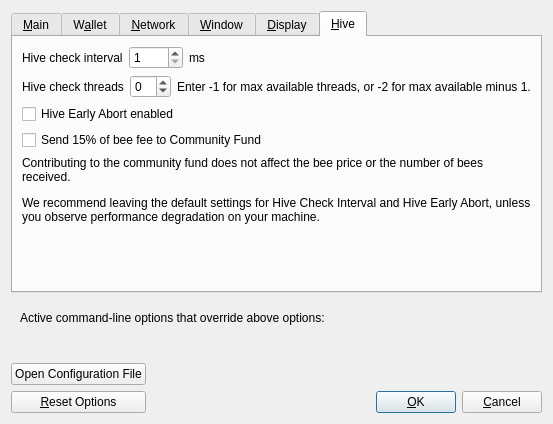
<?xml version="1.0" encoding="UTF-8"?>
<ui version="4.0">
 <class>OptionsDialog</class>
 <widget class="QDialog" name="OptionsDialog">
  <property name="geometry">
   <rect>
    <x>0</x>
    <y>0</y>
    <width>527</width>
    <height>424</height>
   </rect>
  </property>
  <property name="windowTitle">
   <string>Options</string>
  </property>
  <property name="modal">
   <bool>true</bool>
  </property>
  <layout class="QVBoxLayout" name="verticalLayout">
   <item>
    <widget class="QTabWidget" name="tabWidget">
     <property name="currentIndex">
      <number>5</number>
     </property>
     <widget class="QWidget" name="tabMain">
      <attribute name="title">
       <string>&amp;Main</string>
      </attribute>
      <layout class="QVBoxLayout" name="verticalLayout_Main">
       <item>
        <widget class="QCheckBox" name="bitcoinAtStartup">
         <property name="toolTip">
          <string>Automatically start %1 after logging in to the system.</string>
         </property>
         <property name="text">
          <string>&amp;Start %1 on system login</string>
         </property>
        </widget>
       </item>
       <item>
        <layout class="QHBoxLayout" name="horizontalLayout_2_Main">
         <item>
          <widget class="QLabel" name="databaseCacheLabel">
           <property name="text">
            <string>Size of &amp;database cache</string>
           </property>
           <property name="textFormat">
            <enum>Qt::PlainText</enum>
           </property>
           <property name="buddy">
            <cstring>databaseCache</cstring>
           </property>
          </widget>
         </item>
         <item>
          <widget class="QSpinBox" name="databaseCache"/>
         </item>
         <item>
          <widget class="QLabel" name="databaseCacheUnitLabel">
           <property name="text">
            <string>MB</string>
           </property>
           <property name="textFormat">
            <enum>Qt::PlainText</enum>
           </property>
          </widget>
         </item>
         <item>
          <spacer name="horizontalSpacer_2_Main">
           <property name="orientation">
            <enum>Qt::Horizontal</enum>
           </property>
           <property name="sizeHint" stdset="0">
            <size>
             <width>40</width>
             <height>20</height>
            </size>
           </property>
          </spacer>
         </item>
        </layout>
       </item>
       <item>
        <layout class="QHBoxLayout" name="horizontalLayout_3_Main">
         <item>
          <widget class="QLabel" name="threadsScriptVerifLabel">
           <property name="text">
            <string>Number of script &amp;verification threads</string>
           </property>
           <property name="textFormat">
            <enum>Qt::PlainText</enum>
           </property>
           <property name="buddy">
            <cstring>threadsScriptVerif</cstring>
           </property>
          </widget>
         </item>
         <item>
          <widget class="QSpinBox" name="threadsScriptVerif">
           <property name="toolTip">
            <string>(0 = auto, &lt;0 = leave that many cores free)</string>
           </property>
          </widget>
         </item>
         <item>
          <spacer name="horizontalSpacer_3_Main">
           <property name="orientation">
            <enum>Qt::Horizontal</enum>
           </property>
           <property name="sizeHint" stdset="0">
            <size>
             <width>40</width>
             <height>20</height>
            </size>
           </property>
          </spacer>
         </item>
        </layout>
       </item>
       <item>
        <spacer name="verticalSpacer_Main">
         <property name="orientation">
          <enum>Qt::Vertical</enum>
         </property>
         <property name="sizeHint" stdset="0">
          <size>
           <width>20</width>
           <height>40</height>
          </size>
         </property>
        </spacer>
       </item>
      </layout>
     </widget>
     <widget class="QWidget" name="tabWallet">
      <attribute name="title">
       <string>W&amp;allet</string>
      </attribute>
      <layout class="QVBoxLayout" name="verticalLayout_Wallet">
       <item>
        <widget class="QGroupBox" name="groupBox">
         <property name="title">
          <string>Expert</string>
         </property>
         <layout class="QVBoxLayout" name="verticalLayout_2">
          <item>
           <widget class="QCheckBox" name="coinControlFeatures">
            <property name="toolTip">
             <string>Whether to show coin control features or not.</string>
            </property>
            <property name="text">
             <string>Enable coin &amp;control features</string>
            </property>
           </widget>
          </item>
          <item>
           <widget class="QCheckBox" name="spendZeroConfChange">
            <property name="toolTip">
             <string>If you disable the spending of unconfirmed change, the change from a transaction cannot be used until that transaction has at least one confirmation. This also affects how your balance is computed.</string>
            </property>
            <property name="text">
             <string>&amp;Spend unconfirmed change</string>
            </property>
           </widget>
          </item>
         </layout>
        </widget>
       </item>
       <item>
        <spacer name="verticalSpacer_Wallet">
         <property name="orientation">
          <enum>Qt::Vertical</enum>
         </property>
         <property name="sizeHint" stdset="0">
          <size>
           <width>20</width>
           <height>40</height>
          </size>
         </property>
        </spacer>
       </item>
      </layout>
     </widget>
     <widget class="QWidget" name="tabNetwork">
      <attribute name="title">
       <string>&amp;Network</string>
      </attribute>
      <layout class="QVBoxLayout" name="verticalLayout_Network">
       <item>
        <widget class="QCheckBox" name="mapPortUpnp">
         <property name="toolTip">
          <string>Automatically open the PlexHive client port on the router. This only works when your router supports UPnP and it is enabled.</string>
         </property>
         <property name="text">
          <string>Map port using &amp;UPnP</string>
         </property>
        </widget>
       </item>
       <item>
        <widget class="QCheckBox" name="allowIncoming">
         <property name="toolTip">
          <string>Accept connections from outside.</string>
         </property>
         <property name="text">
          <string>Allow incomin&amp;g connections</string>
         </property>
        </widget>
       </item>
       <item>
        <widget class="QCheckBox" name="connectSocks">
         <property name="toolTip">
          <string>Connect to the PlexHive network through a SOCKS5 proxy.</string>
         </property>
         <property name="text">
          <string>&amp;Connect through SOCKS5 proxy (default proxy):</string>
         </property>
        </widget>
       </item>
       <item>
        <layout class="QHBoxLayout" name="horizontalLayout_1_Network">
         <item>
          <widget class="QLabel" name="proxyIpLabel">
           <property name="text">
            <string>Proxy &amp;IP:</string>
           </property>
           <property name="textFormat">
            <enum>Qt::PlainText</enum>
           </property>
           <property name="buddy">
            <cstring>proxyIp</cstring>
           </property>
          </widget>
         </item>
         <item>
          <widget class="QValidatedLineEdit" name="proxyIp">
           <property name="minimumSize">
            <size>
             <width>140</width>
             <height>0</height>
            </size>
           </property>
           <property name="maximumSize">
            <size>
             <width>140</width>
             <height>16777215</height>
            </size>
           </property>
           <property name="toolTip">
            <string>IP address of the proxy (e.g. IPv4: 127.0.0.1 / IPv6: ::1)</string>
           </property>
          </widget>
         </item>
         <item>
          <widget class="QLabel" name="proxyPortLabel">
           <property name="text">
            <string>&amp;Port:</string>
           </property>
           <property name="textFormat">
            <enum>Qt::PlainText</enum>
           </property>
           <property name="buddy">
            <cstring>proxyPort</cstring>
           </property>
          </widget>
         </item>
         <item>
          <widget class="QLineEdit" name="proxyPort">
           <property name="minimumSize">
            <size>
             <width>55</width>
             <height>0</height>
            </size>
           </property>
           <property name="maximumSize">
            <size>
             <width>55</width>
             <height>16777215</height>
            </size>
           </property>
           <property name="toolTip">
            <string>Port of the proxy (e.g. 9050)</string>
           </property>
          </widget>
         </item>
         <item>
          <spacer name="horizontalSpacer_1_Network">
           <property name="orientation">
            <enum>Qt::Horizontal</enum>
           </property>
           <property name="sizeHint" stdset="0">
            <size>
             <width>40</width>
             <height>20</height>
            </size>
           </property>
          </spacer>
         </item>
        </layout>
       </item>
       <item>
        <layout class="QHBoxLayout" name="horizontalLayout_2_Network">
         <item>
          <widget class="QLabel" name="proxyActiveNets">
           <property name="text">
            <string>Used for reaching peers via:</string>
           </property>
           <property name="textFormat">
            <enum>Qt::PlainText</enum>
           </property>
          </widget>
         </item>
         <item>
          <widget class="QCheckBox" name="proxyReachIPv4">
           <property name="enabled">
            <bool>false</bool>
           </property>
           <property name="toolTip">
            <string>Shows if the supplied default SOCKS5 proxy is used to reach peers via this network type.</string>
           </property>
           <property name="text">
            <string/>
           </property>
          </widget>
         </item>
         <item>
          <widget class="QLabel" name="proxyReachIPv4Label">
           <property name="text">
            <string>IPv4</string>
           </property>
           <property name="textFormat">
            <enum>Qt::PlainText</enum>
           </property>
          </widget>
         </item>
         <item>
          <widget class="QCheckBox" name="proxyReachIPv6">
           <property name="enabled">
            <bool>false</bool>
           </property>
           <property name="toolTip">
            <string>Shows if the supplied default SOCKS5 proxy is used to reach peers via this network type.</string>
           </property>
           <property name="text">
            <string/>
           </property>
          </widget>
         </item>
         <item>
          <widget class="QLabel" name="proxyReachIPv6Label">
           <property name="text">
            <string>IPv6</string>
           </property>
           <property name="textFormat">
            <enum>Qt::PlainText</enum>
           </property>
          </widget>
         </item>
         <item>
          <widget class="QCheckBox" name="proxyReachTor">
           <property name="enabled">
            <bool>false</bool>
           </property>
           <property name="toolTip">
            <string>Shows if the supplied default SOCKS5 proxy is used to reach peers via this network type.</string>
           </property>
           <property name="text">
            <string/>
           </property>
          </widget>
         </item>
         <item>
          <widget class="QLabel" name="proxyReachTorLabel">
           <property name="text">
            <string>Tor</string>
           </property>
           <property name="textFormat">
            <enum>Qt::PlainText</enum>
           </property>
          </widget>
         </item>
         <item>
          <spacer name="horizontalSpacer_2_Network">
           <property name="orientation">
            <enum>Qt::Horizontal</enum>
           </property>
           <property name="sizeHint" stdset="0">
            <size>
             <width>40</width>
             <height>20</height>
            </size>
           </property>
          </spacer>
         </item>
        </layout>
       </item>
       <item>
        <widget class="QCheckBox" name="connectSocksTor">
         <property name="toolTip">
          <string>Connect to the PlexHive network through a separate SOCKS5 proxy for Tor hidden services.</string>
         </property>
         <property name="text">
          <string>Use separate SOCKS&amp;5 proxy to reach peers via Tor hidden services:</string>
         </property>
        </widget>
       </item>
       <item>
        <layout class="QHBoxLayout" name="horizontalLayout_3_Network">
         <item>
          <widget class="QLabel" name="proxyIpTorLabel">
           <property name="text">
            <string>Proxy &amp;IP:</string>
           </property>
           <property name="textFormat">
            <enum>Qt::PlainText</enum>
           </property>
           <property name="buddy">
            <cstring>proxyIpTor</cstring>
           </property>
          </widget>
         </item>
         <item>
          <widget class="QValidatedLineEdit" name="proxyIpTor">
           <property name="minimumSize">
            <size>
             <width>140</width>
             <height>0</height>
            </size>
           </property>
           <property name="maximumSize">
            <size>
             <width>140</width>
             <height>16777215</height>
            </size>
           </property>
           <property name="toolTip">
            <string>IP address of the proxy (e.g. IPv4: 127.0.0.1 / IPv6: ::1)</string>
           </property>
          </widget>
         </item>
         <item>
          <widget class="QLabel" name="proxyPortTorLabel">
           <property name="text">
            <string>&amp;Port:</string>
           </property>
           <property name="textFormat">
            <enum>Qt::PlainText</enum>
           </property>
           <property name="buddy">
            <cstring>proxyPortTor</cstring>
           </property>
          </widget>
         </item>
         <item>
          <widget class="QLineEdit" name="proxyPortTor">
           <property name="minimumSize">
            <size>
             <width>55</width>
             <height>0</height>
            </size>
           </property>
           <property name="maximumSize">
            <size>
             <width>55</width>
             <height>16777215</height>
            </size>
           </property>
           <property name="toolTip">
            <string>Port of the proxy (e.g. 9050)</string>
           </property>
          </widget>
         </item>
         <item>
          <spacer name="horizontalSpacer_4_Network">
           <property name="orientation">
            <enum>Qt::Horizontal</enum>
           </property>
           <property name="sizeHint" stdset="0">
            <size>
             <width>40</width>
             <height>20</height>
            </size>
           </property>
          </spacer>
         </item>
        </layout>
       </item>
       <item>
        <spacer name="verticalSpacer_Network">
         <property name="orientation">
          <enum>Qt::Vertical</enum>
         </property>
         <property name="sizeHint" stdset="0">
          <size>
           <width>20</width>
           <height>40</height>
          </size>
         </property>
        </spacer>
       </item>
      </layout>
     </widget>
     <widget class="QWidget" name="tabWindow">
      <attribute name="title">
       <string>&amp;Window</string>
      </attribute>
      <layout class="QVBoxLayout" name="verticalLayout_Window">
       <item>
        <widget class="QCheckBox" name="hideTrayIcon">
         <property name="toolTip">
          <string>Hide the icon from the system tray.</string>
         </property>
         <property name="text">
          <string>&amp;Hide tray icon</string>
         </property>
        </widget>
       </item>
       <item>
        <widget class="QCheckBox" name="minimizeToTray">
         <property name="toolTip">
          <string>Show only a tray icon after minimizing the window.</string>
         </property>
         <property name="text">
          <string>&amp;Minimize to the tray instead of the taskbar</string>
         </property>
        </widget>
       </item>
       <item>
        <widget class="QCheckBox" name="minimizeOnClose">
         <property name="toolTip">
          <string>Minimize instead of exit the application when the window is closed. When this option is enabled, the application will be closed only after selecting Exit in the menu.</string>
         </property>
         <property name="text">
          <string>M&amp;inimize on close</string>
         </property>
        </widget>
       </item>
       <item>
        <spacer name="verticalSpacer_Window">
         <property name="orientation">
          <enum>Qt::Vertical</enum>
         </property>
         <property name="sizeHint" stdset="0">
          <size>
           <width>20</width>
           <height>40</height>
          </size>
         </property>
        </spacer>
       </item>
      </layout>
     </widget>
     <widget class="QWidget" name="tabDisplay">
      <attribute name="title">
       <string>&amp;Display</string>
      </attribute>
      <layout class="QVBoxLayout" name="verticalLayout_Display">
       <item>
        <layout class="QHBoxLayout" name="horizontalLayout_1_Display">
         <item>
          <widget class="QLabel" name="langLabel">
           <property name="text">
            <string>User Interface &amp;language:</string>
           </property>
           <property name="textFormat">
            <enum>Qt::PlainText</enum>
           </property>
           <property name="buddy">
            <cstring>lang</cstring>
           </property>
          </widget>
         </item>
         <item>
          <widget class="QValueComboBox" name="lang">
           <property name="toolTip">
            <string>The user interface language can be set here. This setting will take effect after restarting %1.</string>
           </property>
          </widget>
         </item>
        </layout>
       </item>
       <item>
        <layout class="QHBoxLayout" name="horizontalLayout_2_Display">
         <item>
          <widget class="QLabel" name="unitLabel">
           <property name="text">
            <string>&amp;Unit to show amounts in:</string>
           </property>
           <property name="textFormat">
            <enum>Qt::PlainText</enum>
           </property>
           <property name="buddy">
            <cstring>unit</cstring>
           </property>
          </widget>
         </item>
         <item>
          <widget class="QValueComboBox" name="unit">
           <property name="toolTip">
            <string>Choose the default subdivision unit to show in the interface and when sending coins.</string>
           </property>
          </widget>
         </item>
        </layout>
       </item>
       <item>
        <layout class="QHBoxLayout" name="horizontalLayout_3_Display">
         <item>
          <widget class="QLabel" name="thirdPartyTxUrlsLabel">
           <property name="toolTip">
            <string>Third party URLs (e.g. a block explorer) that appear in the transactions tab as context menu items. %s in the URL is replaced by transaction hash. Multiple URLs are separated by vertical bar |.</string>
           </property>
           <property name="text">
            <string>&amp;Third party transaction URLs</string>
           </property>
           <property name="buddy">
            <cstring>thirdPartyTxUrls</cstring>
           </property>
          </widget>
         </item>
         <item>
          <widget class="QLineEdit" name="thirdPartyTxUrls">
           <property name="toolTip">
            <string>Third party URLs (e.g. a block explorer) that appear in the transactions tab as context menu items. %s in the URL is replaced by transaction hash. Multiple URLs are separated by vertical bar |.</string>
           </property>
          </widget>
         </item>
        </layout>
       </item>
       <item>
        <spacer name="verticalSpacer_Display">
         <property name="orientation">
          <enum>Qt::Vertical</enum>
         </property>
         <property name="sizeHint" stdset="0">
          <size>
           <width>20</width>
           <height>40</height>
          </size>
         </property>
        </spacer>
       </item>
      </layout>
     </widget>
     <widget class="QWidget" name="tabHive">
      <attribute name="title">
       <string>&amp;Hive</string>
      </attribute>
      <layout class="QVBoxLayout" name="verticalLayout_3">
       <item>
        <layout class="QHBoxLayout" name="horizontalLayout_1_Hive">
         <item>
          <widget class="QLabel" name="label">
           <property name="text">
            <string>Hive check interval</string>
           </property>
          </widget>
         </item>
         <item>
          <widget class="QSpinBox" name="hiveCheckDelay">
           <property name="minimum">
            <number>1</number>
           </property>
           <property name="maximum">
            <number>1000</number>
           </property>
          </widget>
         </item>
         <item>
          <widget class="QLabel" name="label_2">
           <property name="text">
            <string>ms</string>
           </property>
          </widget>
         </item>
         <item>
          <spacer name="horizontalSpacer">
           <property name="orientation">
            <enum>Qt::Horizontal</enum>
           </property>
           <property name="sizeHint" stdset="0">
            <size>
             <width>40</width>
             <height>20</height>
            </size>
           </property>
          </spacer>
         </item>
        </layout>
       </item>
       <item>
        <layout class="QHBoxLayout" name="horizontalLayout_1_Hive_2">
         <item>
          <widget class="QLabel" name="label_3">
           <property name="text">
            <string>Hive check threads</string>
           </property>
          </widget>
         </item>
         <item>
          <widget class="QSpinBox" name="hiveCheckThreads">
           <property name="minimum">
            <number>-2</number>
           </property>
          </widget>
         </item>
         <item>
          <widget class="QLabel" name="label_4">
           <property name="text">
            <string>Enter -1 for max available threads, or -2 for max available minus 1.</string>
           </property>
          </widget>
         </item>
         <item>
          <spacer name="horizontalSpacer_3">
           <property name="orientation">
            <enum>Qt::Horizontal</enum>
           </property>
           <property name="sizeHint" stdset="0">
            <size>
             <width>40</width>
             <height>20</height>
            </size>
           </property>
          </spacer>
         </item>
        </layout>
       </item>
       <item>
        <layout class="QHBoxLayout" name="horizontalLayout_1_Hive_3">
         <item>
          <widget class="QCheckBox" name="hiveCheckEarlyOut">
           <property name="text">
            <string>Hive Early Abort enabled</string>
           </property>
          </widget>
         </item>
         <item>
          <spacer name="horizontalSpacer_4">
           <property name="orientation">
            <enum>Qt::Horizontal</enum>
           </property>
           <property name="sizeHint" stdset="0">
            <size>
             <width>40</width>
             <height>20</height>
            </size>
           </property>
          </spacer>
         </item>
        </layout>
       </item>
       <item>
        <layout class="QHBoxLayout" name="horizontalLayout_1_Hive_4">
         <item>
          <widget class="QCheckBox" name="hiveContribCF">
           <property name="text">
            <string>Send 15% of bee fee to Community Fund</string>
           </property>
          </widget>
         </item>
         <item>
          <spacer name="horizontalSpacer_5">
           <property name="orientation">
            <enum>Qt::Horizontal</enum>
           </property>
           <property name="sizeHint" stdset="0">
            <size>
             <width>40</width>
             <height>20</height>
            </size>
           </property>
          </spacer>
         </item>
        </layout>
       </item>
       <item>
        <widget class="QLabel" name="label_5">
         <property name="text">
          <string>&lt;html&gt;&lt;head/&gt;&lt;body&gt;&lt;p&gt;Contributing to the community fund does not affect the bee price or the number of bees received.&lt;/p&gt;&lt;p&gt;We recommend leaving the default settings for Hive Check Interval and Hive Early Abort, unless you observe performance degradation on your machine.&lt;/p&gt;&lt;/body&gt;&lt;/html&gt;</string>
         </property>
         <property name="wordWrap">
          <bool>true</bool>
         </property>
        </widget>
       </item>
       <item>
        <spacer name="verticalSpacer_2">
         <property name="orientation">
          <enum>Qt::Vertical</enum>
         </property>
         <property name="sizeHint" stdset="0">
          <size>
           <width>20</width>
           <height>180</height>
          </size>
         </property>
        </spacer>
       </item>
      </layout>
     </widget>
    </widget>
   </item>
   <item>
    <widget class="QFrame" name="frame">
     <layout class="QVBoxLayout" name="verticalLayout_Bottom">
      <item>
       <layout class="QHBoxLayout" name="horizontalLayout_Bottom">
        <item>
         <widget class="QLabel" name="overriddenByCommandLineInfoLabel">
          <property name="text">
           <string>Active command-line options that override above options:</string>
          </property>
          <property name="textFormat">
           <enum>Qt::PlainText</enum>
          </property>
         </widget>
        </item>
        <item>
         <spacer name="horizontalSpacer_Bottom">
          <property name="orientation">
           <enum>Qt::Horizontal</enum>
          </property>
          <property name="sizeHint" stdset="0">
           <size>
            <width>40</width>
            <height>20</height>
           </size>
          </property>
         </spacer>
        </item>
       </layout>
      </item>
      <item>
       <widget class="QLabel" name="overriddenByCommandLineLabel">
        <property name="text">
         <string/>
        </property>
        <property name="textFormat">
         <enum>Qt::PlainText</enum>
        </property>
        <property name="wordWrap">
         <bool>true</bool>
        </property>
       </widget>
      </item>
     </layout>
    </widget>
   </item>
   <item>
    <layout class="QHBoxLayout" name="horizontalLayout_Buttons">
     <item>
      <layout class="QVBoxLayout" name="verticalLayout_Buttons">
       <item>
        <widget class="QPushButton" name="openBitcoinConfButton">
         <property name="toolTip">
          <string>Open the %1 configuration file from the working directory.</string>
         </property>
         <property name="text">
          <string>Open Configuration File</string>
         </property>
         <property name="autoDefault">
          <bool>false</bool>
         </property>
        </widget>
       </item>
       <item>
        <widget class="QPushButton" name="resetButton">
         <property name="toolTip">
          <string>Reset all client options to default.</string>
         </property>
         <property name="text">
          <string>&amp;Reset Options</string>
         </property>
         <property name="autoDefault">
          <bool>false</bool>
         </property>
        </widget>
       </item>
      </layout>
     </item>
     <item>
      <spacer name="horizontalSpacer_1">
       <property name="orientation">
        <enum>Qt::Horizontal</enum>
       </property>
       <property name="sizeHint" stdset="0">
        <size>
         <width>40</width>
         <height>48</height>
        </size>
       </property>
      </spacer>
     </item>
     <item>
      <widget class="QLabel" name="statusLabel">
       <property name="minimumSize">
        <size>
         <width>200</width>
         <height>0</height>
        </size>
       </property>
       <property name="font">
        <font>
         <weight>75</weight>
         <bold>true</bold>
        </font>
       </property>
       <property name="text">
        <string/>
       </property>
       <property name="textFormat">
        <enum>Qt::PlainText</enum>
       </property>
       <property name="wordWrap">
        <bool>true</bool>
       </property>
      </widget>
     </item>
     <item>
      <spacer name="horizontalSpacer_2">
       <property name="orientation">
        <enum>Qt::Horizontal</enum>
       </property>
       <property name="sizeHint" stdset="0">
        <size>
         <width>40</width>
         <height>48</height>
        </size>
       </property>
      </spacer>
     </item>
     <item>
      <layout class="QVBoxLayout" name="verticalLayout_4">
       <item>
        <spacer name="verticalSpacer">
         <property name="orientation">
          <enum>Qt::Vertical</enum>
         </property>
         <property name="sizeHint" stdset="0">
          <size>
           <width>20</width>
           <height>40</height>
          </size>
         </property>
        </spacer>
       </item>
       <item>
        <layout class="QHBoxLayout" name="horizontalLayout">
         <item>
          <widget class="QPushButton" name="okButton">
           <property name="text">
            <string>&amp;OK</string>
           </property>
           <property name="autoDefault">
            <bool>false</bool>
           </property>
           <property name="default">
            <bool>true</bool>
           </property>
          </widget>
         </item>
         <item>
          <widget class="QPushButton" name="cancelButton">
           <property name="text">
            <string>&amp;Cancel</string>
           </property>
           <property name="autoDefault">
            <bool>false</bool>
           </property>
          </widget>
         </item>
        </layout>
       </item>
      </layout>
     </item>
    </layout>
   </item>
  </layout>
 </widget>
 <customwidgets>
  <customwidget>
   <class>QValidatedLineEdit</class>
   <extends>QLineEdit</extends>
   <header>qt/qvalidatedlineedit.h</header>
  </customwidget>
  <customwidget>
   <class>QValueComboBox</class>
   <extends>QComboBox</extends>
   <header>qt/qvaluecombobox.h</header>
  </customwidget>
 </customwidgets>
 <resources/>
 <connections/>
</ui>
